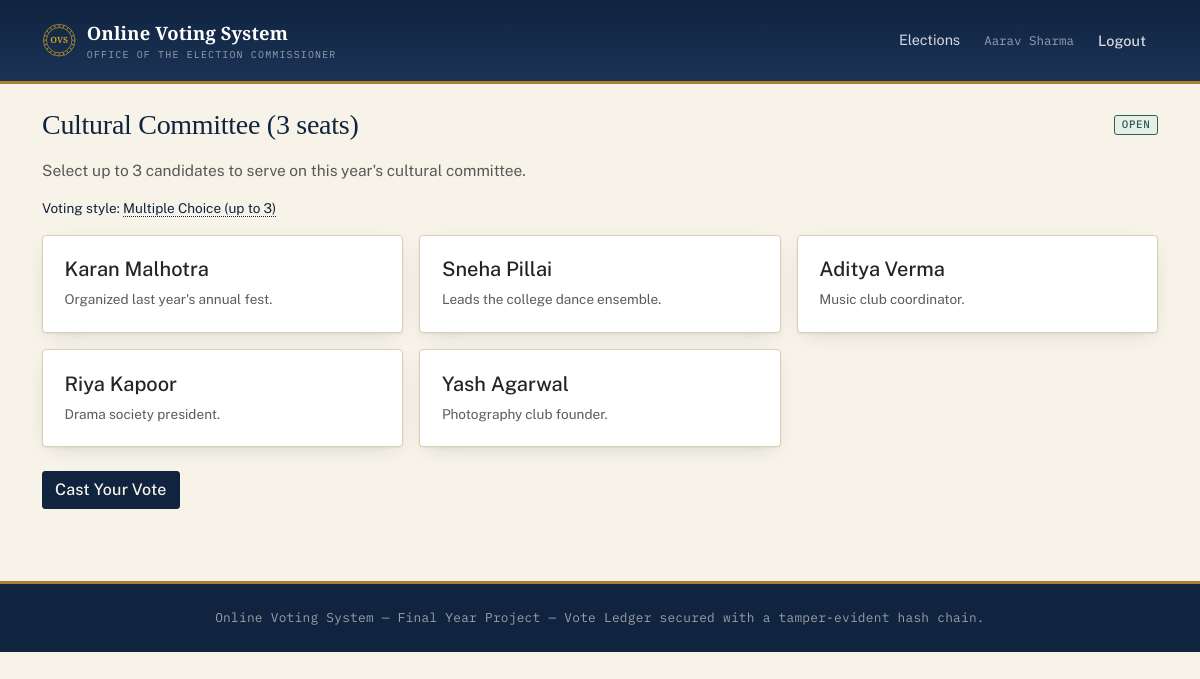
The page /voter/elections/2 (signed in) on the database its author committed.
### tables this page shows
CREATE TABLE users (
    id INT AUTO_INCREMENT PRIMARY KEY,
    name VARCHAR(150) NOT NULL,
    email VARCHAR(190) NOT NULL UNIQUE,
    voter_code VARCHAR(50) NULL UNIQUE,
    password_hash VARCHAR(255) NULL,
    role ENUM('admin', 'voter') NOT NULL DEFAULT 'voter',
    status ENUM('pending', 'approved', 'rejected') NOT NULL DEFAULT 'approved',
    source ENUM('seed', 'bulk_import', 'self_registered', 'admin_manual') NOT NULL DEFAULT 'self_registered',
    reset_token VARCHAR(64) NULL,
    reset_token_expires_at DATETIME NULL,
    created_at TIMESTAMP NOT NULL DEFAULT CURRENT_TIMESTAMP,
    updated_at TIMESTAMP NOT NULL DEFAULT CURRENT_TIMESTAMP ON UPDATE CURRENT_TIMESTAMP
);

CREATE TABLE elections (
    id INT AUTO_INCREMENT PRIMARY KEY,
    title VARCHAR(200) NOT NULL,
    description TEXT NULL,
    format ENUM('fptp', 'select_n') NOT NULL DEFAULT 'fptp',
    select_n INT NULL,
    starts_at DATETIME NOT NULL,
    ends_at DATETIME NOT NULL,
    closed_manually_at DATETIME NULL,
    results_published TINYINT(1) NOT NULL DEFAULT 0,
    created_by INT NULL,
    created_at TIMESTAMP NOT NULL DEFAULT CURRENT_TIMESTAMP,
    updated_at TIMESTAMP NOT NULL DEFAULT CURRENT_TIMESTAMP ON UPDATE CURRENT_TIMESTAMP,
    CONSTRAINT fk_elections_created_by FOREIGN KEY (created_by) REFERENCES users(id) ON DELETE SET NULL
);

CREATE TABLE candidates (
    id INT AUTO_INCREMENT PRIMARY KEY,
    election_id INT NOT NULL,
    name VARCHAR(150) NOT NULL,
    bio TEXT NULL,
    photo_path VARCHAR(255) NULL,
    created_at TIMESTAMP NOT NULL DEFAULT CURRENT_TIMESTAMP,
    CONSTRAINT fk_candidates_election FOREIGN KEY (election_id) REFERENCES elections(id) ON DELETE CASCADE
);

### config/app/views/voter/election_detail.php (the view, shortened to what the rows shown need)
<div class="d-flex justify-content-between align-items-center mb-3">
    <h1 class="h3 mb-0"><?= htmlspecialchars($election['title'], ENT_QUOTES) ?></h1>
    <span class="badge status-badge-<?= $election['status'] ?>"><?= ucfirst($election['status']) ?></span>
</div>
<p class="text-muted"><?= htmlspecialchars($election['description'] ?? '', ENT_QUOTES) ?></p>
<p class="small">Voting style: <span title="<?= htmlspecialchars(Election::formatHint($election), ENT_QUOTES) ?>" style="cursor: help; border-bottom: 1px dotted currentColor;"><?= htmlspecialchars(Election::formatLabel($election), ENT_QUOTES) ?></span></p>
<div class="row row-cols-1 row-cols-md-3 g-3 mb-4">
<?php foreach ($candidates as $candidate): ?>
    <div class="col">
        <div class="card card-ovs h-100">
            <div class="card-body">
                <h5 class="card-title"><?= htmlspecialchars($candidate['name'], ENT_QUOTES) ?></h5>
                <p class="card-text small text-muted"><?= htmlspecialchars($candidate['bio'] ?? '', ENT_QUOTES) ?></p>
            </div>
        </div>
    </div>
<?php endforeach; ?>
</div>
<?php if ($election['has_voted']): ?>
    <a href="<?= Router::url('/voter/elections/' . $election['id'] . '/receipt') ?>" class="btn btn-outline-secondary">View My Receipt</a>
<?php elseif ($election['status'] === 'open'): ?>
    <a href="<?= Router::url('/voter/elections/' . $election['id'] . '/ballot') ?>" class="btn btn-ovs">Cast Your Vote</a>
<?php elseif ($election['status'] === 'closed' && $election['results_published']): ?>
    <a href="<?= Router::url('/elections/' . $election['id'] . '/results') ?>" class="btn btn-outline-secondary">View Results</a>
<?php else: ?>
    <p class="text-muted">Voting is not currently open for this election.</p>
<?php endif; ?>

### core/Router.php (shortened to what the rows shown need)
<?php
class Router
{
    private array $routes = ['GET' => [], 'POST' => []];
    private static string $basePath = '';
    public static function setBasePath(string $path): void
    {
        self::$basePath = rtrim($path, '/');
    }
    public static function url(string $path = ''): string
    {
        return self::$basePath . $path;
    }
    public function get(string $pattern, array $handler): void
    {
        $this->routes['GET'][$pattern] = $handler;
    }
    public function post(string $pattern, array $handler): void
    {
        $this->routes['POST'][$pattern] = $handler;
    }
    public function dispatch(string $method, string $uri): void
    {
        $path = parse_url($uri, PHP_URL_PATH) ?? '/';
        $path = rtrim($path, '/');
        foreach ($this->routes[$method] ?? [] as $pattern => $handler) {
            $params = $this->match($pattern, $path);
            if ($params !== null) {
                [$controllerClass, $action] = $handler;
                $controller = new $controllerClass();
                call_user_func_array([$controller, $action], $params);
                return;
            }
        }
    }
    private function match(string $pattern, string $path): ?array
    {
        $regex = preg_replace('#\{[a-zA-Z_]+\}#', '([^/]+)', $pattern);
        $regex = rtrim($regex, '/');
        if ($regex === '') {
            $regex = '/';
        }
        if (!preg_match('#^' . $regex . '$#', $path, $matches)) {
            return null;
        }
        array_shift($matches);
        return $matches;
    }
}

### config/app/views/partials/header.php (shortened to what the rows shown need)
<?php
$currentUser = Auth::user();
?>
<!doctype html>
<html lang="en">
<head>
    <link href="https://cdn.jsdelivr.net/npm/bootstrap@5.3.3/dist/css/bootstrap.min.css" rel="stylesheet">
    <link href="<?= Router::url('/assets/css/style.css') ?>" rel="stylesheet">
</head>
<body>
<nav class="navbar navbar-expand-lg navbar-ovs">
    <div class="container">
        <a class="navbar-brand d-flex align-items-center" href="<?= Router::url($currentUser ? ($currentUser['role'] === 'admin' ? '/admin/dashboard' : '/voter/dashboard') : '/login') ?>">
            <?php $sealSize = '2.15rem'; $sealTone = 'brass'; include __DIR__ . '/seal.php'; ?>
            <span>
                Online Voting System
                <small>Office of the Election Commissioner</small>
            </span>
        </a>
        <div class="collapse navbar-collapse">
            <ul class="navbar-nav ms-auto align-items-lg-center">
                <?php if ($currentUser && $currentUser['role'] === 'admin'): ?>
                    <li class="nav-item"><a class="nav-link" href="<?= Router::url('/admin/dashboard') ?>">Dashboard</a></li>
                    <li class="nav-item"><a class="nav-link" href="<?= Router::url('/admin/elections') ?>">Elections</a></li>
                    <li class="nav-item"><a class="nav-link" href="<?= Router::url('/admin/voters') ?>">Voters</a></li>
                    <li class="nav-item"><a class="nav-link" href="<?= Router::url('/admin/ledger') ?>">Ledger</a></li>
                    <li class="nav-item"><a class="nav-link" href="<?= Router::url('/admin/audit-log') ?>">Audit Log</a></li>
                <?php elseif ($currentUser): ?>
                    <li class="nav-item"><a class="nav-link" href="<?= Router::url('/voter/dashboard') ?>">Elections</a></li>
                <?php endif; ?>
                <?php if ($currentUser): ?>
                    <li class="nav-item"><span class="nav-link text-white-50"><?= htmlspecialchars($currentUser['name'], ENT_QUOTES) ?></span></li>
                    <li class="nav-item">
                        <form method="post" action="<?= Router::url('/logout') ?>" class="d-inline">
                            <button type="submit" class="btn btn-link nav-link" style="border:0;">Logout</button>
                        </form>
                    </li>
                <?php else: ?>
                    <li class="nav-item"><a class="nav-link" href="<?= Router::url('/login') ?>">Login</a></li>
                <?php endif; ?>
            </ul>
        </div>
    </div>
</nav>
<div class="container py-4">

### rows shown on the page
users: name "Aarav Sharma"
elections: title "Cultural Committee (3 seats)", description "Select up to 3 candidates to serve on this year's cultural committee.", select_n "Multiple Choice (up to 3)"
candidates: name "Karan Malhotra", bio "Organized last year's annual fest."
candidates: name "Sneha Pillai", bio "Leads the college dance ensemble."
candidates: name "Aditya Verma", bio "Music club coordinator."
candidates: name "Riya Kapoor", bio "Drama society president."
candidates: name "Yash Agarwal", bio "Photography club founder."

### other values the page prints
$election['status'] "OPEN"
